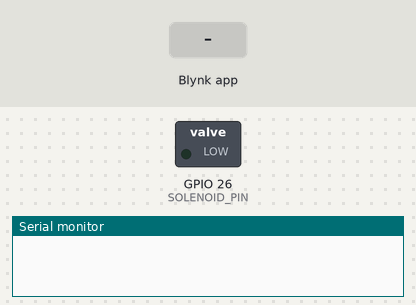
Bench run of a sketch on a simulated ESP32. Parts: switched loads named in the sketch (green lamp = pin HIGH), the last lines printed to the serial monitor. The inputs (shaded band) are chosen by the test bench. WiFi joins after 1.5 s; servers stay silent unless stated.

Above: at 3.0 s.
3.1 s: Blynk app writes 1 to V1
At 3.4 s:
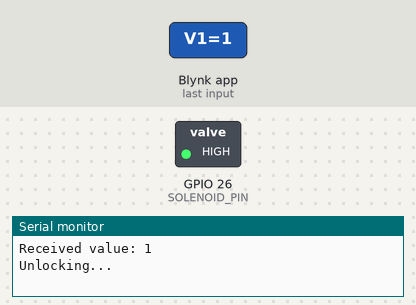
4.6 s: Blynk app writes 0 to V1
At 5.8 s:
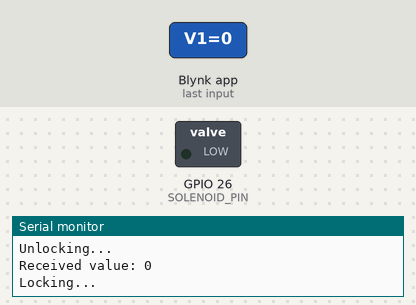
Timing chart, 0 to 7.6 s (numbered marks = the images above; inputs shaded):
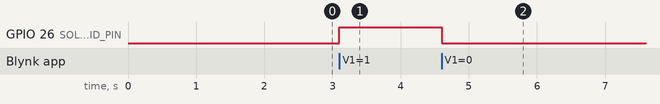

The sketch:

WirelessLock.ino
```cpp
#define BLYNK_TEMPLATE_ID "TMPLxxxxxxx"       // Replace with your real Template ID
#define BLYNK_TEMPLATE_NAME "Room Lock"       // Or your actual template name
#define BLYNK_AUTH_TOKEN "your_auth_token"    // From your device info

#include <WiFi.h>
#include <BlynkSimpleEsp32.h>

// Your WiFi credentials
char ssid[] = "Wifi_Name";  //2.4 GHz Wifi will be used, if you bought a new Official ESP32, 5Ghz can also work.The code wil work for unofficial esp32 also
char pass[] = "Password";

#define SOLENOID_PIN 26  // GPIO pin connected to the relay's IN pin

BLYNK_WRITE(V1) {
  int value = param.asInt();
  Serial.print("Received value: ");
  Serial.println(value);

  if (value == 1) {
    digitalWrite(SOLENOID_PIN, HIGH);  // Unlock
    Serial.println("Unlocking...");
  } else {
    digitalWrite(SOLENOID_PIN, LOW);   // Lock
    Serial.println("Locking...");
  }
}

void setup() {
  Serial.begin(115200);
  pinMode(SOLENOID_PIN, OUTPUT);
  digitalWrite(SOLENOID_PIN, LOW);  // Start locked
  Blynk.begin(BLYNK_AUTH_TOKEN, ssid, pass);
}

void loop() {
  Blynk.run();
}
```

Measured:
- after the input at 3.1 s, GPIO 26 (SOLENOID_PIN): LOW → HIGH at once
- after the input at 4.6 s, GPIO 26 (SOLENOID_PIN): HIGH → LOW at once
